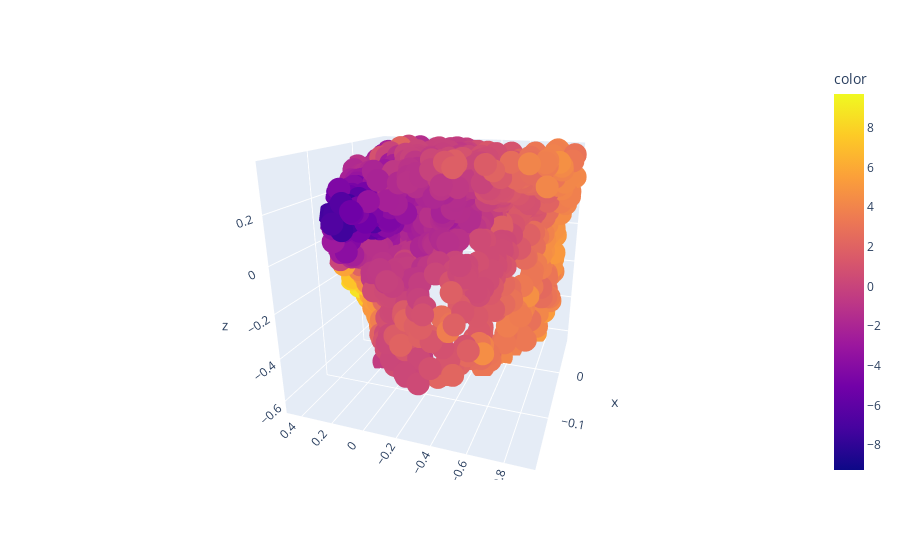

Here is the notebook cell this chart was saved with:
### Code cell
fig = px.scatter_3d(x=points0[:, 0], y=points0[:, 1], z=points0[:, 2], color=pca_array[:, 1])
fig.show()

### Figure 1 — Plotly figure (JSON) as saved in the notebook; plotly's stock layout.template omitted (floating-point values rounded to 4 significant figures; data arrays with more than 128 entries replaced by an {"elided": "..."} marker saying what was removed)
{"data": [{"hovertemplate": "x=%{x}<br>y=%{y}<br>z=%{z}<br>color=%{marker.color}<extra></extra>", "legendgroup": "", "marker": {"color": {"elided": "2048 float values"}, "coloraxis": "coloraxis", "symbol": "circle"}, "mode": "markers", "name": "", "scene": "scene", "showlegend": false, "type": "scatter3d", "x": {"elided": "2048 float values"}, "y": {"elided": "2048 float values"}, "z": {"elided": "2048 float values"}}], "layout": {"autosize": true, "coloraxis": {"colorbar": {"title": {"text": "color"}}, "colorscale": [[0, "#0d0887"], [0.1111, "#46039f"], [0.2222, "#7201a8"], [0.3333, "#9c179e"], [0.4444, "#bd3786"], [0.5556, "#d8576b"], [0.6667, "#ed7953"], [0.7778, "#fb9f3a"], [0.8889, "#fdca26"], [1, "#f0f921"]]}, "legend": {"tracegroupgap": 0}, "margin": {"t": 60}, "scene": {"aspectmode": "auto", "aspectratio": {"x": 1, "y": 1, "z": 1}, "camera": {"center": {"x": 0, "y": 0, "z": 0}, "eye": {"x": -1.927, "y": -0.6613, "z": 0.7315}, "projection": {"type": "perspective"}, "up": {"x": 0, "y": 0, "z": 1}}, "domain": {"x": [0, 1], "y": [0, 1]}, "xaxis": {"title": {"text": "x"}, "type": "linear"}, "yaxis": {"title": {"text": "y"}, "type": "linear"}, "zaxis": {"title": {"text": "z"}, "type": "linear"}}}}
